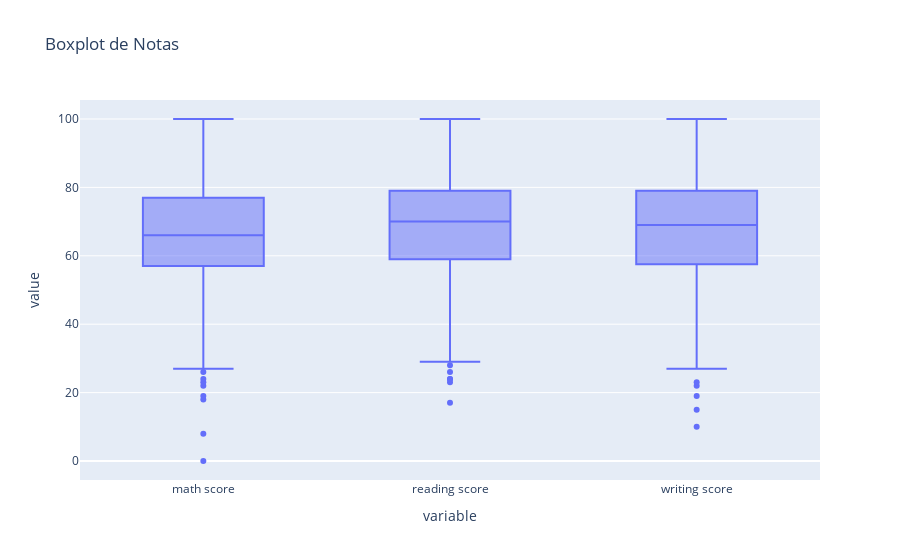

Notebook code for this chart:
### Markdown cell above
> Utilice la función creada en el punto 1.1 para verificar sus resultados.

### Code cell
exploratory_data_analysis(df_grades)

### Figure 1 — Plotly figure (JSON) as saved in the notebook; plotly's stock layout.template omitted (floating-point values rounded to 4 significant figures; data arrays with more than 128 entries replaced by an {"elided": "..."} marker saying what was removed)
{"data": [{"alignmentgroup": "True", "hovertemplate": "variable=%{x}<br>value=%{y}<extra></extra>", "legendgroup": "", "marker": {"color": "#636efa"}, "name": "", "notched": false, "offsetgroup": "", "orientation": "v", "showlegend": false, "type": "box", "x": {"elided": "3000 str values"}, "x0": " ", "xaxis": "x", "y": {"elided": "3000 int values"}, "y0": " ", "yaxis": "y"}], "layout": {"boxmode": "group", "legend": {"tracegroupgap": 0}, "title": {"text": "Boxplot de Notas"}, "xaxis": {"anchor": "y", "domain": [0, 1], "title": {"text": "variable"}}, "yaxis": {"anchor": "x", "domain": [0, 1], "title": {"text": "value"}}}}
